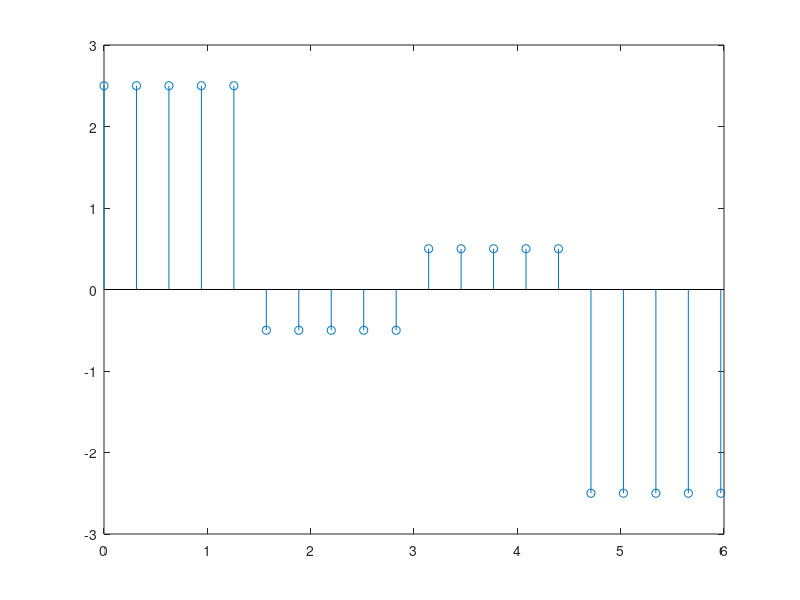
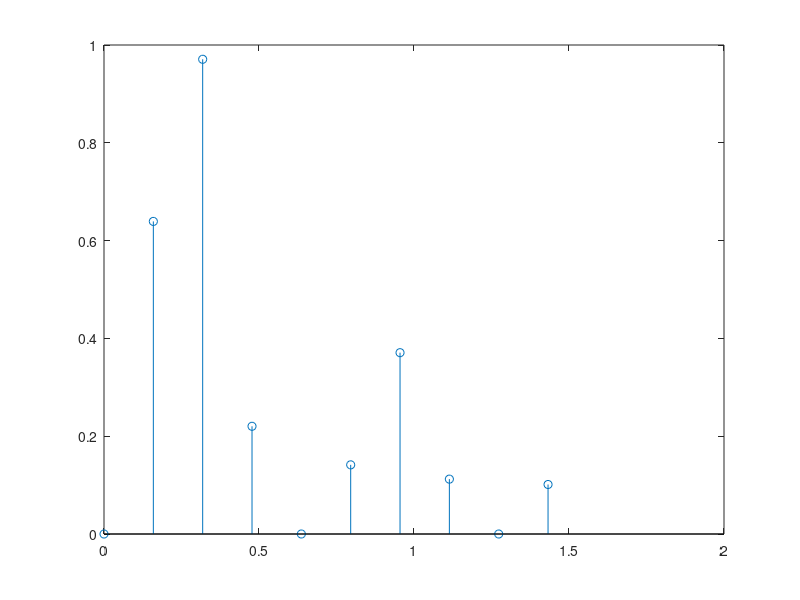
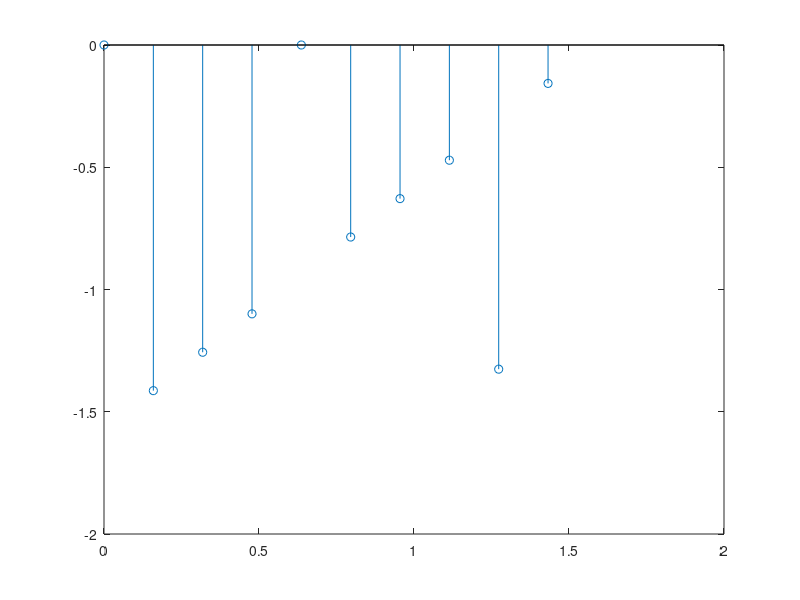
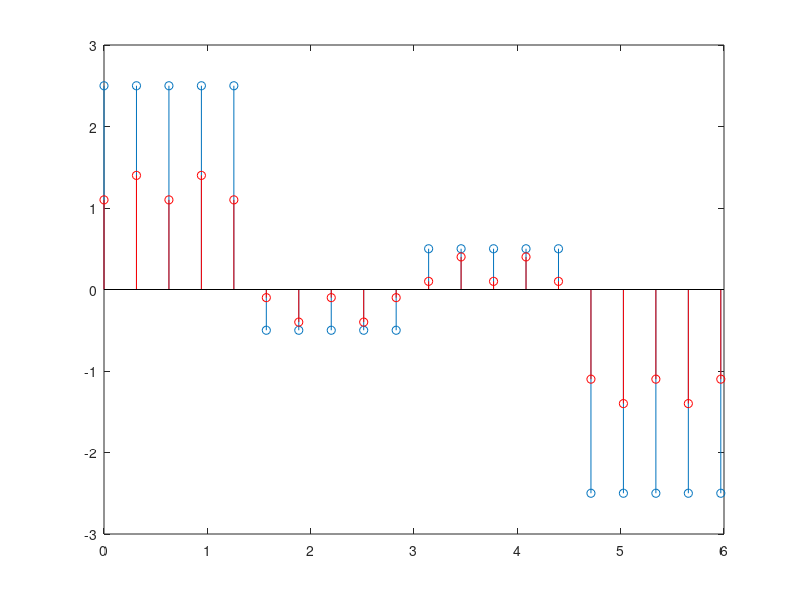

MATLAB code for these plots, in order:
%%%%%%%%%%%%%%%%%%%%%%%%%%%%%%%%%%%%%%%%%%%%%%%%%%%%%%%%%%%%%%%%%%%
%% Universidade Federal de Santa Catarina.
%% José Pedro de Santana Neto, julho de 2016
%%
%% You can redistribute it and/or
%% modify it under the terms of the GNU Affero General Public License as
%% published by the Free Software Foundation, either version 3 of the
%% License, or (at your option) any later version.
%% The library is distributed in the hope that it will be useful,
%% but WITHOUT ANY WARRANTY; without even the implied warranty of
%% MERCHANTABILITY or FITNESS FOR A PARTICULAR PURPOSE.  See the
%% GNU Affero General Public License for more details. 
%% see <http://www.gnu.org/licenses/>.
%%%%%%%%%%%%%%%%%%%%%%%%%%%%%%%%%%%%%%%%%%%%%%%%%%%%%%%%%%%%%%%%%%%

% Questao 1
% Prova de Analise de Sinais
function questao_1 = questao_1()

	% 1) Com base no sinal x(t)
	numero_total_pontos = 20; % Número de pontos
	tempo_medicao = 2*pi; % Tempo de medição
	frequencia_amostragem = numero_total_pontos/tempo_medicao; % Frequencia de amostragem
	tempos_periodo = 0 : 1/frequencia_amostragem : tempo_medicao - 1/frequencia_amostragem;   % Vetor do tempo

	% Definindo o vetor x (discretizado)
	sinal_x_t(1:numero_total_pontos/4)       = 2.5;  % 2.5, 0 < t < pi/4
	sinal_x_t(numero_total_pontos/4+1:numero_total_pontos/2)   = -0.5; % -0,5, pi/2 < t < pi
	sinal_x_t(numero_total_pontos/2+1:3*numero_total_pontos/4) = 0.5;  % 0,5,  pi < t < 3*pi/4
	sinal_x_t(3*numero_total_pontos/4 + 1:numero_total_pontos) = -2.5; % -2,5, 3*pi/4 < t < 2*pi

	figure; stem(tempos_periodo, sinal_x_t);

	% a) 10 primeiros coeficientes da Serie de Fourier na forma discreta com DFT
	coeficientes_serie_fourier = fft(sinal_x_t)/numero_total_pontos;
	coeficientes_serie_fourier = coeficientes_serie_fourier(1:10);

	% b) Espectros de magnitude e fase
	frequencias = (frequencia_amostragem/numero_total_pontos) ... 
	*(0:numero_total_pontos-1);
	% magnitude
	figure; stem(frequencias(1:length(coeficientes_serie_fourier)), abs(coeficientes_serie_fourier));
	% fase
	figure; stem(frequencias(1:length(coeficientes_serie_fourier)), angle(coeficientes_serie_fourier));

	% c) Comparar funcao no tempo com os 10 termos
	sinal_x_t_reconstruido(1:numero_total_pontos) = 0;
	numero_total_termos = 10;
	for termo = 1:numero_total_termos-1
	    sinal_x_t_reconstruido = sinal_x_t_reconstruido + ... 
	    coeficientes_serie_fourier(termo + 1)*exp(1i*2*pi*termo*tempos_periodo/tempo_medicao);
	end
	figure; stem(tempos_periodo, sinal_x_t); hold on;
	stem(tempos_periodo, real(sinal_x_t_reconstruido), 'red');
